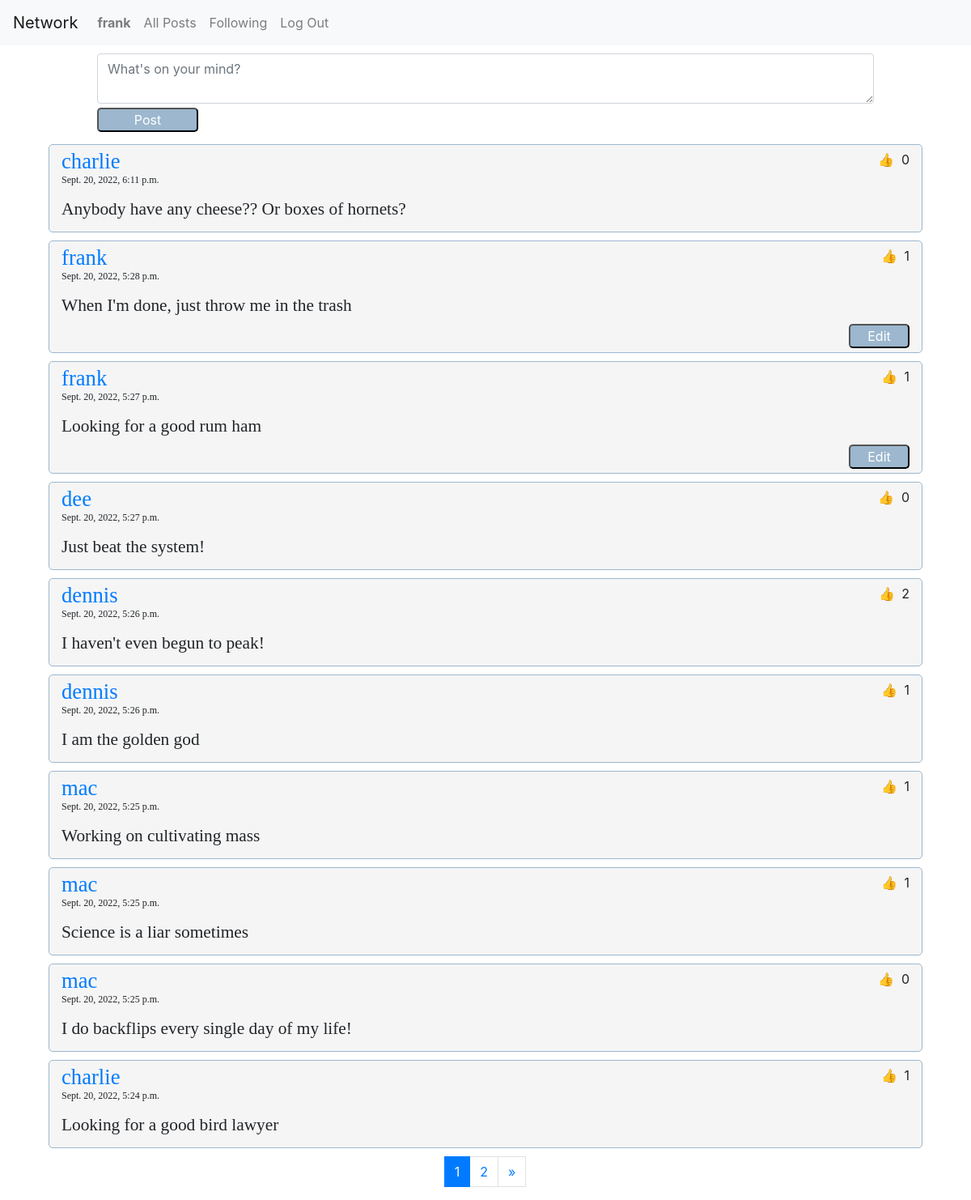
The app's page / (signed in) with its own data.
### network/models.py (models this page shows, shortened)
class User(AbstractUser):
    following = models.ManyToManyField('self', blank=True, related_name="followers", symmetrical=False)

class Posting(models.Model):
    author = models.ForeignKey(User, on_delete=models.CASCADE, related_name='posted_by')
    liked = models.ManyToManyField(User, null=True, blank=True, related_name='likes')
    timestamp = models.DateTimeField(auto_now_add=True)
    body = models.TextField(blank=True)

### network/views.py (the view)
# urls.py: path("", views.index, name="index"),
def index(request):
    if request.path == '/following':
        user = User.objects.get(username=request.user)
        postings = Posting.objects.filter(author__in=user.following.all()).order_by('-timestamp').annotate(Count('liked'))
    else:
        postings = Posting.objects.all().order_by('-timestamp').annotate(Count('liked'))
    paginator = Paginator(postings, 10)
    page_obj = paginator.get_page(request.GET.get('page', 1))
    return render(request, "network/index.html", {"postings": postings, "num_pages": range(1, paginator.num_pages + 1), "page_obj": page_obj})

### network/templates/network/index.html (shortened to what this page needs)
{% extends "network/layout.html" %}
{% load static %}
{% block body %}
    {% if user.is_authenticated %}
        <div class="new-post">
            <textarea class="form-control" id="new-post-text" placeholder="What's on your mind?"></textarea>
            <input type="submit" class="button-style" id="add-post" value="Post">
        </div>
    {% endif %}
    {% for posting in page_obj%}
        <div class="post">
            <div class="post-author-likes">
                <div class="author">
                <a  href= "{% url 'profile' posting.author.username %}">{{posting.author.username}}</a>
                </div>
                <div class="likes">
                    <button class="like-button">&#128077</button>
                    <span>{{posting.liked__count}}</span>
                </div>
            </div class="post-timestamp-content">
                <p class="timestamp">{{posting.timestamp}}</p>
                <p class="post-content">{{posting.body}}</p>
            {% if user == posting.author %}
                <div class="button-container">
                    <button class="button-style edit-button">Edit</button>
                </div>
            {% endif %}
        </div>
    {% endfor %}
    <ul class="pagination">
        {% for page in num_pages %}
            {% if page == page_obj.number %}
                <li class="active page-item"><a class="page-link" href="?page={{page}}">{{page}}</a></li>
            {% else %}
                <li class="page-item"><a class="page-link" href="?page={{page}}">{{page}}</a></li>
            {% endif %}
        {% endfor %}
        {% if page_obj.has_next %}
            <a class="page-link" href="?page={{page_obj.next_page_number}}" aria-label="Next">
                <span aria-hidden="true">&raquo;</span>
            </a>
        {% endif %}
    </ul>
{% endblock %}

### network/templates/network/layout.html (shortened to what this page needs)
{% load static %}
<!DOCTYPE html>
<html lang="en">
    <head>
        <link rel="stylesheet" href="https://stackpath.bootstrapcdn.com/bootstrap/4.4.1/css/bootstrap.min.css">
        <link href="{% static 'network/styles.css' %}" rel="stylesheet">
    </head>
    <body>
        <nav class="navbar navbar-expand-lg navbar-light bg-light">
            <a class="navbar-brand" href="#">Network</a>
            <div>
              <ul class="navbar-nav mr-auto">
                {% if user.is_authenticated %}
                    <li class="nav-item">
                        <a class="nav-link" href="#"><strong>{{ user.username }}</strong></a>
                    </li>
                {% endif %}
                <li class="nav-item">
                  <a class="nav-link" href="{% url 'index' %}">All Posts</a>
                </li>
                {% if user.is_authenticated %}
                    <li class="nav-item">
                        <a class="nav-link" href="{% url 'following' %}">Following</a>
                    </li>
                    <li class="nav-item">
                        <a class="nav-link" href="{% url 'logout' %}">Log Out</a>
                    </li>
                {% endif %}
              </ul>
            </div>
          </nav>
        <div class="body">
            {% block body %}
            {% endblock %}
        </div>
    </body>
</html>

### network/static/network/styles.css (style rules this page uses)
.new-post { width: 80%; margin: 10px auto; }
.new-post input { margin: 5px auto; }
.post { width: 90%; margin: 10px auto; background: rgb(245, 245, 245); border-radius: 5px; border: 1px solid rgb(156, 183, 206); padding: 5px 15px; }
.post-author-likes, .post-timestamp-content { display: flex; justify-content: space-between; }
.author, .follow-number { font: 20pt bold; }
.timestamp { font: 9pt thin; }
.post-content, .follow-text { font: 16pt bold; }
.post-content { margin-bottom: 10px; }
.button-style { margin-top: 20px; border-radius: 5px; background-color:rgb(156, 183, 206); color:white; width: 125px; }
.pagination { justify-content: center; }
.button-container { display: flex; justify-content: flex-end; }
.edit-button, .save-button { margin-top: 0px; width: 75px; }
.like-button { border:none; background: rgb(245, 245, 245); width: 30px; }

### records on screen
User: username "frank"
Posting: author.username "charlie", liked__count "0", timestamp "Sept. 20, 2022, 6:11 p.m.", body "Anybody have any cheese?? Or boxes of hornets?"
Posting: author.username "frank", liked__count "1", timestamp "Sept. 20, 2022, 5:28 p.m.", body "When I'm done, just throw me in the trash", shows "Edit"
Posting: author.username "frank", liked__count "1", timestamp "Sept. 20, 2022, 5:27 p.m.", body "Looking for a good rum ham", shows "Edit"
Posting: author.username "dee", liked__count "0", timestamp "Sept. 20, 2022, 5:27 p.m.", body "Just beat the system!"
Posting: author.username "dennis", liked__count "2", timestamp "Sept. 20, 2022, 5:26 p.m.", body "I haven't even begun to peak!"
Posting: author.username "dennis", liked__count "1", timestamp "Sept. 20, 2022, 5:26 p.m.", body "I am the golden god"
Posting: author.username "mac", liked__count "1", timestamp "Sept. 20, 2022, 5:25 p.m.", body "Working on cultivating mass"
Posting: author.username "mac", liked__count "1", timestamp "Sept. 20, 2022, 5:25 p.m.", body "Science is a liar sometimes"
Posting: author.username "mac", liked__count "0", timestamp "Sept. 20, 2022, 5:25 p.m.", body "I do backflips every single day of my life!"
Posting: author.username "charlie", liked__count "1", timestamp "Sept. 20, 2022, 5:24 p.m.", body "Looking for a good bird lawyer"

### other values on screen
{{ page }} "1"
{{ page }} "2"
